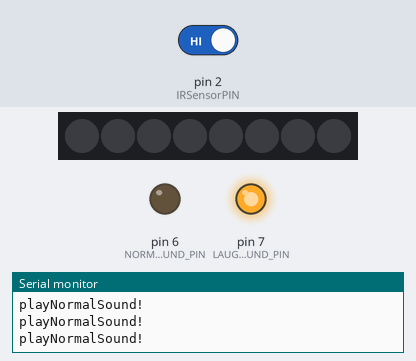
The sketch below on a simulated Arduino Uno, built with avr-gcc and run on an emulated ATmega328P. Shown: 8 RGB LEDs in strip order, left to right, output pins drawn as LEDs (lit = HIGH), the last lines printed to the serial monitor. Inputs (shaded band) come from the test bench; at power-on: pin 2 (IRSensorPIN) HIGH. Dim RGB values are drawn brighter than linear.

Above: at 1.2 s.
1.3 s: pin 2 (IRSensorPIN) driven LOW
At 2.0 s:
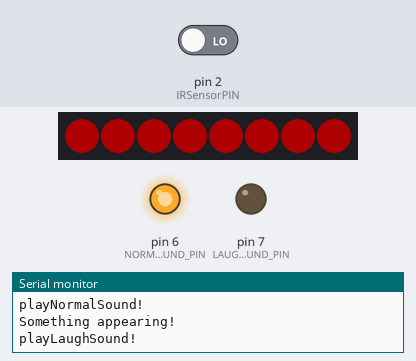
Timing chart, 0 to 7.9 s (numbered marks = the images above; inputs shaded):
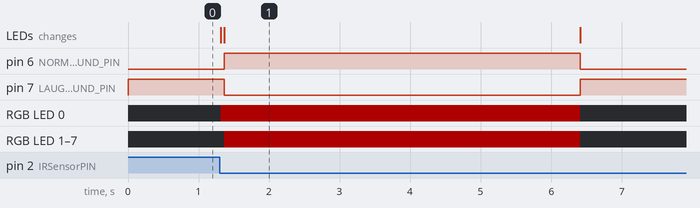

Measured:
- after the input at 1.3 s, pin 6 (NORMAL_SOUND_PIN): LOW → HIGH after 0.06 s, → LOW 5.1 s later; pin 7 (LAUGH_SOUND_PIN): HIGH → LOW after 0.06 s, → HIGH 5.1 s later; RGB LED 0: off → RGB(50, 0, 0) at once, → off 5.1 s later; RGB LED 1–7: off → RGB(50, 0, 0) after 0.06 s, → off 5.1 s later; the LEDs: first change at once (image 1 shows a later state)

The sketch:

halloween.ino
```cpp
int IRSensorPIN = 2;
int mLastStatus;
bool mIsStateChange;

int NORMAL_SOUND_PIN = 6;
int LAUGH_SOUND_PIN = 7;

#include <Adafruit_NeoPixel.h>
#ifdef __AVR__
 #include <avr/power.h> // Required for 16 MHz Adafruit Trinket
#endif

// Which pin on the Arduino is connected to the NeoPixels?
// On a Trinket or Gemma we suggest changing this to 1:
#define LED_PIN    3

// How many NeoPixels are attached to the Arduino?
#define LED_COUNT 8

// Declare our NeoPixel strip object:
Adafruit_NeoPixel strip(LED_COUNT, LED_PIN, NEO_GRB + NEO_KHZ800);
// Argument 1 = Number of pixels in NeoPixel strip
// Argument 2 = Arduino pin number (most are valid)
// Argument 3 = Pixel type flags, add together as needed:
//   NEO_KHZ800  800 KHz bitstream (most NeoPixel products w/WS2812 LEDs)
//   NEO_KHZ400  400 KHz (classic 'v1' (not v2) FLORA pixels, WS2811 drivers)
//   NEO_GRB     Pixels are wired for GRB bitstream (most NeoPixel products)
//   NEO_RGB     Pixels are wired for RGB bitstream (v1 FLORA pixels, not v2)
//   NEO_RGBW    Pixels are wired for RGBW bitstream (NeoPixel RGBW products)

void setup()
{
  pinMode (IRSensorPIN, INPUT);
  mLastStatus = LOW;
  mIsStateChange = false;

  pinMode (NORMAL_SOUND_PIN, OUTPUT);
  pinMode (LAUGH_SOUND_PIN, OUTPUT);

  digitalWrite(NORMAL_SOUND_PIN, HIGH);
  digitalWrite(LAUGH_SOUND_PIN, HIGH);
  Serial.begin(9600); // open the serial port at 9600 bps

  strip.begin();           // INITIALIZE NeoPixel strip object (REQUIRED)
  strip.show();            // Turn OFF all pixels ASAP
  strip.setBrightness(50); // Set BRIGHTNESS to about 1/5 (max = 255)
}

void playLaughSound() {
  digitalWrite(NORMAL_SOUND_PIN, HIGH);
  digitalWrite(LAUGH_SOUND_PIN, LOW);
  Serial.println("playLaughSound!");
  delay(5000);
}

void playNormalSound() {
  digitalWrite(NORMAL_SOUND_PIN, LOW);
  digitalWrite(LAUGH_SOUND_PIN, HIGH);
  Serial.println("playNormalSound!");
}

void turnOnLed() {
  colorWipe(strip.Color(255,   0,   0), 5); // Red
}

void turnOffLed() {
  strip.clear();
  strip.show();
}

void loop()
{
  int currentStatus = digitalRead (IRSensorPIN);
  if (mLastStatus == HIGH && currentStatus == LOW) {
    if(mIsStateChange == false) {
      mIsStateChange = true;
      Serial.println("Something appearing!");
    }
  } else {
    mIsStateChange = false;
  }
  mLastStatus = currentStatus;

  if(mIsStateChange == true) {
    turnOnLed();
    playLaughSound();
  } else {
    turnOffLed();
    playNormalSound();
  }
  delay(50);
}

// Fill strip pixels one after another with a color. Strip is NOT cleared
// first; anything there will be covered pixel by pixel. Pass in color
// (as a single 'packed' 32-bit value, which you can get by calling
// strip.Color(red, green, blue) as shown in the loop() function above),
// and a delay time (in milliseconds) between pixels.
void colorWipe(uint32_t color, int wait) {
  for(int i=0; i<strip.numPixels(); i++) { // For each pixel in strip...
    strip.setPixelColor(i, color);         //  Set pixel's color (in RAM)
    strip.show();                          //  Update strip to match
    delay(wait);                           //  Pause for a moment
  }
}
```
